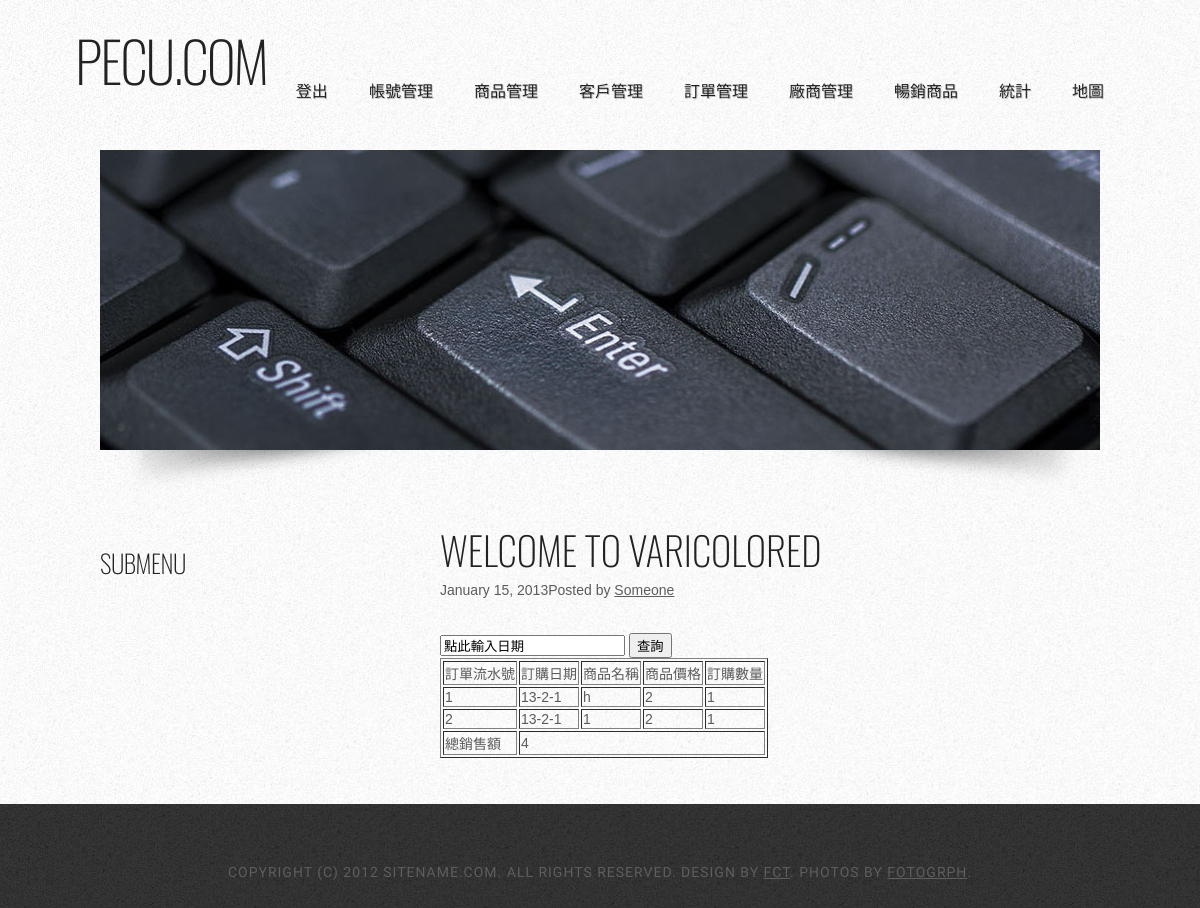
The app's page /g_Money.php?WebNo=7 (signed in) with its own data.
### tables this page shows
CREATE TABLE `ordered` (
  `No` int(11) NOT NULL auto_increment,
  `Oyear` int(11) default NULL,
  `Omonth` int(11) default NULL,
  `Oday` int(11) default NULL,
  `Pno` int(11) default NULL,
  `Uno` int(11) default NULL,
  `Num` int(11) default NULL,
  PRIMARY KEY  (`No`)
);

CREATE TABLE `products` (
  `No` int(11) NOT NULL auto_increment,
  `Name` char(20) default NULL,
  `Price` int(11) default NULL,
  `Quility` int(11) default NULL,
  `StoreNo` int(11) default NULL,
  PRIMARY KEY  (`No`)
);

### f7.php (the view, shortened to what this page needs)
<form action="g_Money.php?WebNo=7" method="post">
<input type="text" name="tempDate" id="dateinput" value="點此輸入日期"></input>
<input type="submit" value="查詢"></input>
</form>
<?
$tempDate = $_POST["tempDate"];
list($month, $day, $year) = split('[/]', $tempDate);
$tableName = "SELECT ordered.No, ordered.Oyear, ordered.Omonth, ordered.Oday, products.Name, products.Price, ordered.Num
 FROM ordered LEFT JOIN products ON ordered.Pno = products.No";
if( $month != "" )
{
	$sqlCode = $tableName." WHERE Omonth=".$month;
}
else
{
	$sqlCode = $tableName;
}
$result = mysql_query($sqlCode);
echo "<table border=1>";
?>
<tr><td>訂單流水號</td><td>訂購日期</td><td>商品名稱</td><td>商品價格</td><td>訂購數量</td></tr>
<?
$sum = 0;
while ($row = mysql_fetch_assoc($result)) {
 echo "<tr>";
 echo "<td>".$row["No"]."</td>";
 echo "<td>".$row["Oyear"]."-".$row["Omonth"]."-".$row["Oday"]."</td>";
 echo "<td>".$row["Name"]."</td>";
 echo "<td>".$row["Price"]."</td>";
 echo "<td>".$row["Num"]."</td>";
 echo "</tr>";
 $sum = $sum + $row["Price"]*$row["Num"];
}
echo "<tr><td>總銷售額</td><td colspan=4>".$sum."</td>";
echo "</table>";
?>

### style.css (style rules this page uses)
body { margin: 0; padding: 0; background: #050505 url(images/img01.jpg) repeat; font-family: Arial, Helvetica, sans-serif; font-size: 14px; color: #5B5B5B; }

### records on screen
ordered: No "1", Oyear "13", Omonth "2", Oday "1", products.Name "h", products.Price "2", Num "1"
ordered: No "2", Oyear "13", Omonth "2", Oday "1", products.Name "1", products.Price "2", Num "1"

### other values on screen
$menulist[$i] "登出"
$menulist[$i] "帳號管理"
$menulist[$i] "商品管理"
$menulist[$i] "客戶管理"
$menulist[$i] "訂單管理"
$menulist[$i] "廠商管理"
$menulist[$i] "暢銷商品"
$menulist[$i] "統計"
$menulist[$i] "地圖"
$sum "4"
